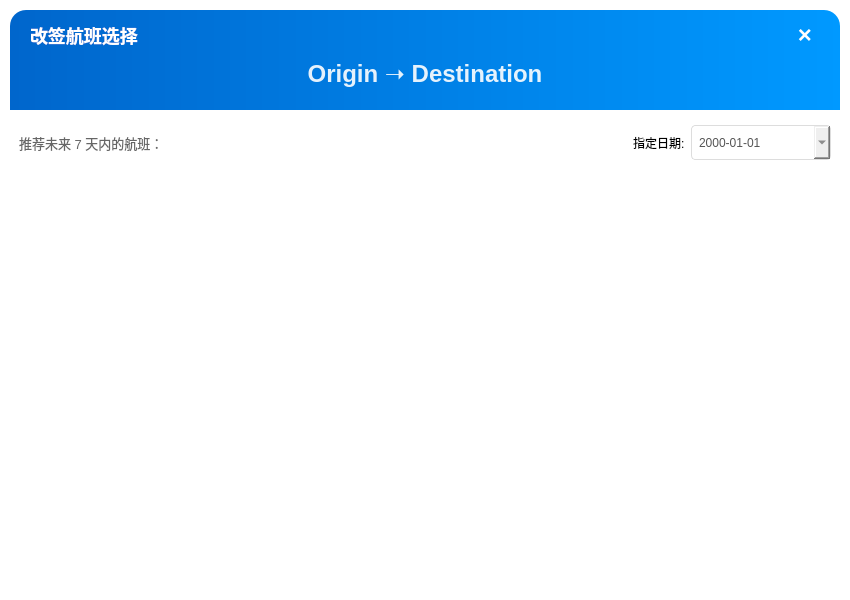
<?xml version="1.0" encoding="UTF-8"?>
<ui version="4.0">
 <class>RescheduleDialog</class>
 <widget class="QDialog" name="RescheduleDialog">
  <property name="geometry">
   <rect>
    <x>0</x>
    <y>0</y>
    <width>850</width>
    <height>600</height>
   </rect>
  </property>
  <property name="windowTitle">
   <string>改签选择</string>
  </property>
  <property name="styleSheet">
   <string notr="true">QDialog { background: transparent; }
QWidget { font-family: 'Microsoft YaHei', 'Arial'; }</string>
  </property>
  <layout class="QVBoxLayout" name="verticalLayout">
   <property name="spacing">
    <number>0</number>
   </property>
   <property name="leftMargin">
    <number>10</number>
   </property>
   <property name="topMargin">
    <number>10</number>
   </property>
   <property name="rightMargin">
    <number>10</number>
   </property>
   <property name="bottomMargin">
    <number>10</number>
   </property>
   <item>
    <widget class="QFrame" name="mainFrame">
     <property name="styleSheet">
      <string notr="true">#mainFrame {
	background: white;
	border-radius: 16px;
}</string>
     </property>
     <property name="frameShape">
      <enum>QFrame::StyledPanel</enum>
     </property>
     <property name="frameShadow">
      <enum>QFrame::Raised</enum>
     </property>
     <layout class="QVBoxLayout" name="verticalLayout_Main">
      <property name="spacing">
       <number>0</number>
      </property>
      <property name="leftMargin">
       <number>0</number>
      </property>
      <property name="topMargin">
       <number>0</number>
      </property>
      <property name="rightMargin">
       <number>0</number>
      </property>
      <property name="bottomMargin">
       <number>0</number>
      </property>
      <item>
       <!-- 顶部 Header -->
       <widget class="QFrame" name="headerFrame">
        <property name="minimumSize">
         <size>
          <width>0</width>
          <height>100</height>
         </size>
        </property>
        <property name="styleSheet">
         <string notr="true">#headerFrame {
	background: qlineargradient(x1:0, y1:0, x2:1, y2:0, stop:0 #0066CC, stop:1 #0099FF);
	border-top-left-radius: 16px;
	border-top-right-radius: 16px;
}</string>
        </property>
        <property name="frameShape">
         <enum>QFrame::NoFrame</enum>
        </property>
        <layout class="QVBoxLayout" name="verticalLayout_Head">
         <property name="leftMargin">
          <number>20</number>
         </property>
         <property name="topMargin">
          <number>10</number>
         </property>
         <property name="rightMargin">
          <number>20</number>
         </property>
         <property name="bottomMargin">
          <number>20</number>
         </property>
         <item>
          <layout class="QHBoxLayout" name="horizontalLayout_Top">
           <item>
            <widget class="QLabel" name="label_title">
             <property name="styleSheet">
              <string notr="true">color: white; font-size: 18px; font-weight: bold; background: transparent;</string>
             </property>
             <property name="text">
              <string>改签航班选择</string>
             </property>
            </widget>
           </item>
           <item>
            <spacer name="horizontalSpacer">
             <property name="orientation">
              <enum>Qt::Horizontal</enum>
             </property>
             <property name="sizeHint" stdset="0">
              <size>
               <width>40</width>
               <height>20</height>
              </size>
             </property>
            </spacer>
           </item>
           <item>
            <widget class="QPushButton" name="btnClose">
             <property name="minimumSize">
              <size>
               <width>30</width>
               <height>30</height>
              </size>
             </property>
             <property name="cursor">
              <cursorShape>PointingHandCursor</cursorShape>
             </property>
             <property name="styleSheet">
              <string notr="true">color: white; font-size: 24px; border: none; background: transparent; font-weight: bold;</string>
             </property>
             <property name="text">
              <string>×</string>
             </property>
            </widget>
           </item>
          </layout>
         </item>
         <item>
          <widget class="QLabel" name="lblRouteInfo">
           <property name="styleSheet">
            <string notr="true">color: rgba(255,255,255,0.9); font-size: 24px; font-weight: bold; background: transparent;</string>
           </property>
           <property name="text">
            <string>Origin ➝ Destination</string>
           </property>
           <property name="alignment">
            <set>Qt::AlignCenter</set>
           </property>
          </widget>
         </item>
        </layout>
       </widget>
      </item>
      <item>
       <!-- 筛选区域 -->
       <widget class="QWidget" name="filterArea" native="true">
        <layout class="QHBoxLayout" name="horizontalLayout_Filter">
         <property name="topMargin">
          <number>15</number>
         </property>
         <property name="bottomMargin">
          <number>5</number>
         </property>
         <item>
          <widget class="QLabel" name="label_tip">
           <property name="styleSheet">
            <string notr="true">color: #666; font-size: 13px;</string>
           </property>
           <property name="text">
            <string>推荐未来 7 天内的航班：</string>
           </property>
          </widget>
         </item>
         <item>
          <spacer name="horizontalSpacer_2">
           <property name="orientation">
            <enum>Qt::Horizontal</enum>
           </property>
           <property name="sizeHint" stdset="0">
            <size>
             <width>40</width>
             <height>20</height>
            </size>
           </property>
          </spacer>
         </item>
         <item>
          <widget class="QLabel" name="label_date">
           <property name="text">
            <string>指定日期:</string>
           </property>
          </widget>
         </item>
         <item>
          <widget class="QDateEdit" name="dateEdit">
           <property name="minimumSize">
            <size>
             <width>140</width>
             <height>35</height>
            </size>
           </property>
           <property name="styleSheet">
            <string notr="true">border: 1px solid #DDD; border-radius: 4px; color: #555; padding-left: 5px;</string>
           </property>
           <property name="displayFormat">
            <string>yyyy-MM-dd</string>
           </property>
           <property name="calendarPopup">
            <bool>true</bool>
           </property>
          </widget>
         </item>
        </layout>
       </widget>
      </item>
      <item>
       <!-- 航班列表表格 -->
       <widget class="QTableWidget" name="tableReschedule">
        <property name="focusPolicy">
         <enum>Qt::NoFocus</enum>
        </property>
        <property name="styleSheet">
         <string notr="true">QTableWidget { background: white; border: none; gridline-color: transparent; outline: none; }
QTableWidget::item { padding: 10px; border-bottom: 1px solid #F5F5F5; }</string>
        </property>
        <property name="frameShape">
         <enum>QFrame::NoFrame</enum>
        </property>
        <property name="showGrid">
         <bool>false</bool>
        </property>
        <property name="selectionMode">
         <enum>QAbstractItemView::NoSelection</enum>
        </property>
        <attribute name="horizontalHeaderVisible">
         <bool>false</bool>
        </attribute>
        <attribute name="verticalHeaderVisible">
         <bool>false</bool>
        </attribute>
        <column>
         <property name="text">
          <string>航班信息</string>
         </property>
        </column>
        <column>
         <property name="text">
          <string>时间</string>
         </property>
        </column>
        <column>
         <property name="text">
          <string>价格变动</string>
         </property>
        </column>
        <column>
         <property name="text">
          <string>操作</string>
         </property>
        </column>
       </widget>
      </item>
     </layout>
    </widget>
   </item>
  </layout>
 </widget>
 <resources/>
 <connections/>
</ui>
